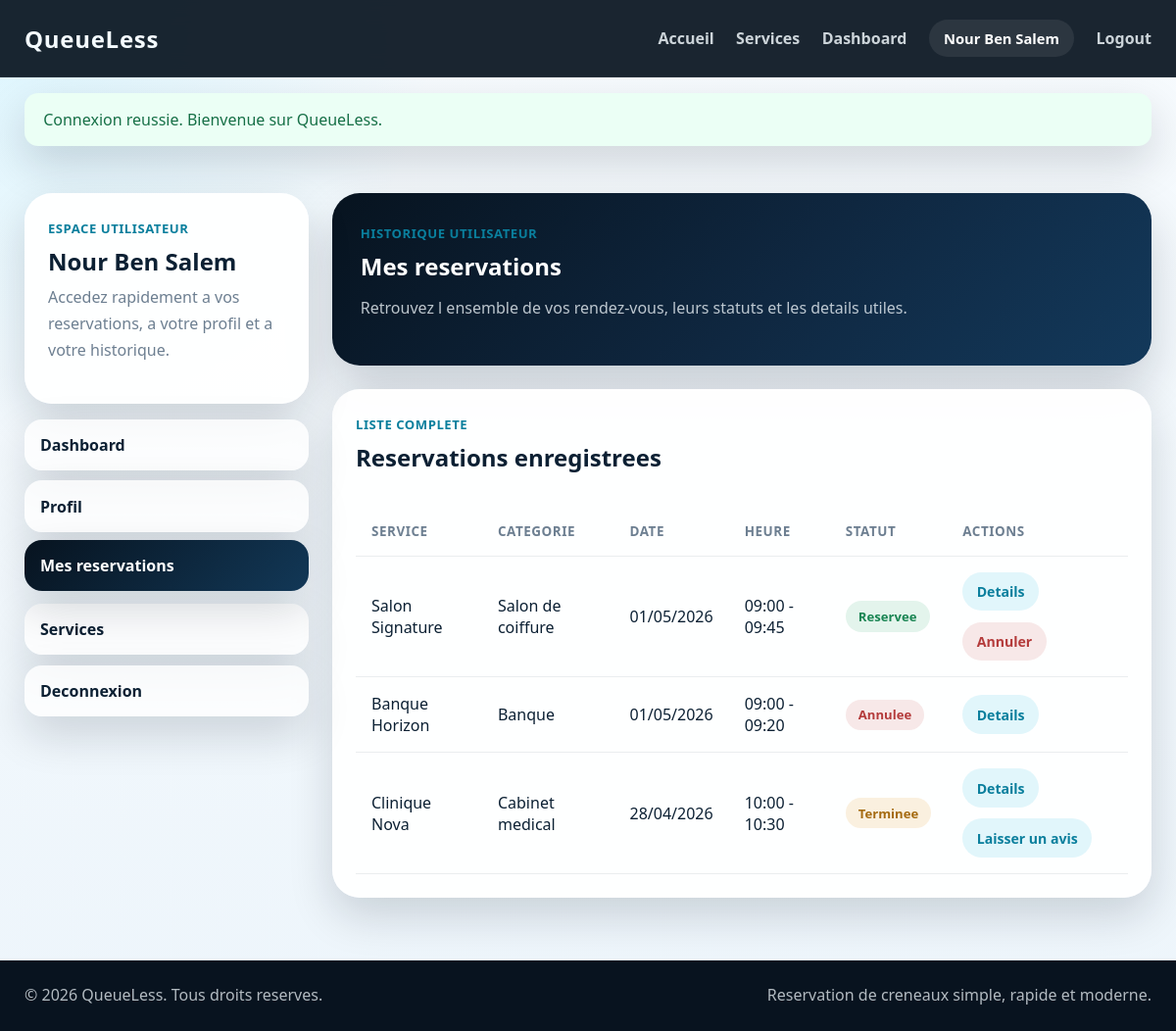
The page /pages/my_reservations.php (signed in) on the database its author committed.
### tables this page shows
CREATE TABLE reservations (
    id INT UNSIGNED AUTO_INCREMENT PRIMARY KEY,
    user_id INT UNSIGNED NOT NULL,
    service_id INT UNSIGNED NOT NULL,
    slot_id INT UNSIGNED NOT NULL,
    statut ENUM('reservee', 'annulee', 'terminee') NOT NULL DEFAULT 'reservee',
    commentaire TEXT DEFAULT NULL,
    date_reservation TIMESTAMP NOT NULL DEFAULT CURRENT_TIMESTAMP,
    INDEX idx_reservations_user (user_id),
    INDEX idx_reservations_service (service_id),
    INDEX idx_reservations_slot (slot_id),
    INDEX idx_reservations_statut (statut),
    CONSTRAINT fk_reservations_user
        FOREIGN KEY (user_id) REFERENCES users(id)
        ON DELETE CASCADE
        ON UPDATE CASCADE,
    CONSTRAINT fk_reservations_service
        FOREIGN KEY (service_id) REFERENCES services(id)
        ON DELETE RESTRICT
        ON UPDATE CASCADE,
    CONSTRAINT fk_reservations_slot
        FOREIGN KEY (slot_id) REFERENCES slots(id)
        ON DELETE RESTRICT
        ON UPDATE CASCADE
);

CREATE TABLE services (
    id INT UNSIGNED AUTO_INCREMENT PRIMARY KEY,
    nom VARCHAR(150) NOT NULL,
    description TEXT NOT NULL,
    categorie VARCHAR(100) NOT NULL,
    adresse VARCHAR(255) NOT NULL,
    image VARCHAR(255) DEFAULT NULL,
    duree_moyenne INT UNSIGNED NOT NULL DEFAULT 30,
    actif TINYINT(1) NOT NULL DEFAULT 1,
    created_at TIMESTAMP NOT NULL DEFAULT CURRENT_TIMESTAMP,
    INDEX idx_services_categorie (categorie),
    INDEX idx_services_actif (actif)
);

CREATE TABLE slots (
    id INT UNSIGNED AUTO_INCREMENT PRIMARY KEY,
    service_id INT UNSIGNED NOT NULL,
    date_slot DATE NOT NULL,
    heure_debut TIME NOT NULL,
    heure_fin TIME NOT NULL,
    disponible TINYINT(1) NOT NULL DEFAULT 1,
    UNIQUE KEY uq_service_slot (service_id, date_slot, heure_debut, heure_fin),
    INDEX idx_slots_service_date (service_id, date_slot),
    INDEX idx_slots_disponible (disponible),
    CONSTRAINT fk_slots_service
        FOREIGN KEY (service_id) REFERENCES services(id)
        ON DELETE CASCADE
        ON UPDATE CASCADE
);

### includes/functions.php (called while the page is built, shortened)
<?php
function e(?string $value): string
{
    return htmlspecialchars((string) $value, ENT_QUOTES, 'UTF-8');
}
function url(string $path = ''): string
{
    $path = ltrim($path, '/');
    return (APP_URL !== '' ? APP_URL : '') . '/' . $path;
}
function format_datetime(?string $value, string $format = 'd/m/Y H:i'): string
{
    try {
        return (new DateTime($value))->format($format);
    } catch (Throwable $exception) {
        return (string) $value;
    }
}
function reservation_status_label(string $status): string
{
    $labels = [
        'reservee' => 'Reservee',
        'annulee' => 'Annulee',
        'terminee' => 'Terminee',
        'disponible' => 'Disponible',
        'occupe' => 'Occupe',
    ];
    return $labels[$status] ?? ucfirst($status);
}
function badge_class_for(string $status): string
{
    $status = strtolower($status);
    if (in_array($status, ['reservee', 'disponible', 'actif', 'success'], true)) {
        return 'status-badge success';
    }
    if (in_array($status, ['annulee', 'inactif', 'danger'], true)) {
        return 'status-badge danger';
    }
    if (in_array($status, ['terminee', 'warning'], true)) {
        return 'status-badge warning';
    }
    return 'status-badge';
}

### pages/my_reservations.php (the view, shortened to what this page needs)
<?php
$user = current_user();
$userId = (int) ($user['id'] ?? 0);
$reservations = [];
try {
    $pdo = getPDO();
    $reservationsStatement = $pdo->prepare(
        'SELECT
            r.id,
            r.statut,
            r.commentaire,
            r.date_reservation,
            r.service_id,
            s.nom AS service_nom,
            s.categorie,
            sl.date_slot,
            sl.heure_debut,
            sl.heure_fin,
            a.id AS review_id,
            CASE
                WHEN r.statut = "reservee" AND TIMESTAMP(sl.date_slot, sl.heure_fin) < NOW() THEN "terminee"
                ELSE r.statut
            END AS display_statut,
            CASE
                WHEN r.statut = "reservee" AND TIMESTAMP(sl.date_slot, sl.heure_debut) >= NOW() THEN 1
                ELSE 0
            END AS can_cancel,
            CASE
                WHEN r.statut IN ("reservee", "terminee") AND TIMESTAMP(sl.date_slot, sl.heure_fin) <= NOW() THEN 1
                ELSE 0
            END AS can_review
        FROM reservations r
        INNER JOIN services s ON s.id = r.service_id
        INNER JOIN slots sl ON sl.id = r.slot_id
        LEFT JOIN avis a ON a.user_id = r.user_id AND a.service_id = r.service_id
        WHERE r.user_id = :user_id
        ORDER BY sl.date_slot DESC, sl.heure_debut DESC'
    );
    $reservationsStatement->execute([
        'user_id' => $userId,
    ]);
    $reservations = $reservationsStatement->fetchAll();
} catch (Throwable $exception) {
    $databaseWarning = 'La base de donnees n est pas encore disponible. Importez le script SQL pour afficher l historique complet.';
}
require_once __DIR__ . '/../includes/header.php';
?>
<section class="dashboard-section">
    <div class="container dashboard-layout">
        <?php include __DIR__ . '/../includes/sidebar_user.php'; ?>
        <div class="dashboard-main">
            <div class="dashboard-hero">
                <span class="dashboard-kicker">Historique utilisateur</span>
                <h1>Mes reservations</h1>
                <p>Retrouvez l ensemble de vos rendez-vous, leurs statuts et les details utiles.</p>
            </div>
            <section class="content-panel">
                <div class="panel-heading">
                    <div>
                        <span class="small-label">Liste complete</span>
                        <h2>Reservations enregistrees</h2>
                    </div>
                </div>
                <?php if ($reservations): ?>
                    <div class="table-wrapper">
                        <table class="data-table">
                            <thead>
                                <tr>
                                    <th>Service</th>
                                    <th>Categorie</th>
                                    <th>Date</th>
                                    <th>Heure</th>
                                    <th>Statut</th>
                                    <th>Actions</th>
                                </tr>
                            </thead>
                            <tbody>
                                <?php foreach ($reservations as $reservation): ?>
                                    <tr>
                                        <td><?= e((string) $reservation['service_nom']); ?></td>
                                        <td><?= e((string) $reservation['categorie']); ?></td>
                                        <td><?= e(format_datetime((string) $reservation['date_slot'], 'd/m/Y')); ?></td>
                                        <td><?= e(substr((string) $reservation['heure_debut'], 0, 5)); ?> - <?= e(substr((string) $reservation['heure_fin'], 0, 5)); ?></td>
                                        <td>
                                            <span class="<?= e(badge_class_for((string) $reservation['display_statut'])); ?>">
                                                <?= e(reservation_status_label((string) $reservation['display_statut'])); ?>
                                            </span>
                                        </td>
                                        <td>
                                            <div class="table-actions">
                                                <a class="table-link" href="<?= url('pages/service_details.php?id=' . (int) ($reservation['service_id'] ?? 0)); ?>">
                                                    Details
                                                </a>
                                                <?php if ((int) ($reservation['can_cancel'] ?? 0) === 1): ?>
                                                    <form method="POST" action="<?= url('actions/cancel_reservation.php'); ?>">
                                                        <button
                                                            class="table-button danger"
                                                            type="submit"
                                                            data-confirm="Voulez-vous vraiment annuler cette reservation ?"
                                                        >
                                                            Annuler
                                                        </button>
                                                    </form>
                                                <?php endif; ?>
                                                <?php if ((int) ($reservation['can_review'] ?? 0) === 1): ?>
                                                    <a class="table-link" href="<?= url('pages/add_review.php?reservation_id=' . (int) ($reservation['id'] ?? 0)); ?>">
                                                        <?= (int) ($reservation['review_id'] ?? 0) > 0 ? 'Modifier avis' : 'Laisser un avis'; ?>
                                                    </a>
                                                <?php endif; ?>
                                            </div>
                                        </td>
                                    </tr>
                                <?php endforeach; ?>
                            </tbody>
                        </table>
                    </div>
                <?php else: ?>
                    <div class="empty-panel">
                        <p>Vous n avez pas encore de reservations enregistrees.</p>
                    </div>
                <?php endif; ?>
            </section>
        </div>
    </div>
</section>
<?php require_once __DIR__ . '/../includes/footer.php'; ?>

### assets/css/style.css (style rules this page uses)
:root { --bg-dark: #07131f; --bg-dark-soft: #0d1c2c; --bg-light: #f4f9fc; --surface: rgba(255, 255, 255, 0.08); --surface-solid: #ffffff; --text-main: #0c2033; --text-light: #f4fbff; --text-muted: #6d7f91; --primary: #10b7d8; --primary-dark: #0a7f9d; --accent: #4fd8ff; --border: rgba(255, 255, 255, 0.12); --shadow: 0 18px 45px rgba(6, 18, 32, 0.16); --radius-lg: 28px; --radius-md: 20px; --radius-sm: 14px; --transition: 0.25s ease; }
* { box-sizing: border-box; }
html { scroll-behavior: smooth; }
body { margin: 0; font-family: "Segoe UI", Tahoma, Geneva, Verdana, sans-serif; color: var(--text-main); background: radial-gradient(circle at top left, rgba(79, 216, 255, 0.16), transparent 28%), linear-gradient(180deg, #f7fbfe 0%, #edf5fb 100%); }
a { color: inherit; text-decoration: none; }
button { font: inherit; }
h1, h2, h3 { margin-top: 0; margin-bottom: 1rem; line-height: 1.1; }
p { margin-top: 0; margin-bottom: 1rem; color: var(--text-muted); line-height: 1.7; }
.container { width: min(1150px, calc(100% - 2rem)); margin: 0 auto; }
.status-badge { display: inline-flex; align-items: center; justify-content: center; width: fit-content; padding: 0.42rem 0.82rem; border-radius: 999px; background: rgba(16, 183, 216, 0.12); color: var(--primary-dark); font-size: 0.82rem; font-weight: 700; }
.content-panel { padding: 1.5rem; border-radius: var(--radius-lg); background: rgba(255, 255, 255, 0.96); box-shadow: var(--shadow); }
.panel-heading { display: flex; justify-content: space-between; align-items: flex-start; gap: 1rem; margin-bottom: 1.25rem; }
.small-label { display: inline-block; margin-bottom: 0.75rem; font-size: 0.82rem; font-weight: 700; letter-spacing: 0.04em; text-transform: uppercase; color: var(--primary-dark); }

### assets/css/dashboard.css (style rules this page uses)
.dashboard-section { padding: 3rem 0 4rem; }
.dashboard-layout { display: grid; grid-template-columns: 290px minmax(0, 1fr); gap: 1.5rem; align-items: start; }
.sidebar-panel, .content-panel, .stat-panel, .detail-card { background: rgba(255, 255, 255, 0.96); border-radius: var(--radius-lg); box-shadow: var(--shadow); }
.sidebar-label, .small-label, .dashboard-kicker { display: inline-block; margin-bottom: 0.75rem; font-size: 0.82rem; font-weight: 700; letter-spacing: 0.04em; text-transform: uppercase; color: var(--primary-dark); }
.dashboard-main { display: grid; gap: 1.5rem; }
.dashboard-hero { padding: 1.8rem; border-radius: var(--radius-lg); background: linear-gradient(135deg, #07131f 0%, #0f2740 54%, #13395b 100%); color: #ffffff; box-shadow: 0 24px 50px rgba(7, 19, 31, 0.18); }
.dashboard-hero p { max-width: 720px; color: rgba(244, 251, 255, 0.76); }
.content-panel { padding: 1.5rem; }
.panel-heading { display: flex; justify-content: space-between; align-items: flex-start; gap: 1rem; margin-bottom: 1.25rem; }
.table-wrapper { overflow-x: auto; }
.data-table { width: 100%; min-width: 720px; border-collapse: collapse; }
.data-table th, .data-table td { padding: 1rem; border-bottom: 1px solid rgba(12, 32, 51, 0.08); text-align: left; }
.data-table th { color: var(--text-muted); font-size: 0.84rem; text-transform: uppercase; letter-spacing: 0.04em; }
.table-actions { display: flex; align-items: center; gap: 0.7rem; flex-wrap: wrap; }
.table-link, .table-button { display: inline-flex; align-items: center; justify-content: center; padding: 0.65rem 0.9rem; border-radius: 999px; font-size: 0.88rem; font-weight: 700; }
.table-link { background: rgba(16, 183, 216, 0.12); color: var(--primary-dark); }
.table-button { border: 0; cursor: pointer; background: rgba(12, 32, 51, 0.08); color: var(--text-main); }
.table-button.danger { background: rgba(196, 64, 64, 0.12); color: #b43b3b; }
.status-badge { display: inline-flex; align-items: center; justify-content: center; padding: 0.42rem 0.82rem; border-radius: 999px; font-size: 0.82rem; font-weight: 700; }
.status-badge.success { background: rgba(38, 161, 97, 0.12); color: #198553; }
.status-badge.danger { background: rgba(196, 64, 64, 0.12); color: #b43b3b; }
.status-badge.warning { background: rgba(226, 164, 55, 0.16); color: #a56b11; }

### rows shown on the page
reservations: service.nom "Salon Signature", service.categorie "Salon de coiffure", slot.date_slot "01/05/2026", slot.heure_debut "09:00", slot.heure_fin "09:45", display_statut "Reservee"
reservations: service.nom "Banque Horizon", service.categorie "Banque", slot.date_slot "01/05/2026", slot.heure_debut "09:00", slot.heure_fin "09:20", display_statut "Annulee"
reservations: service.nom "Clinique Nova", service.categorie "Cabinet medical", slot.date_slot "28/04/2026", slot.heure_debut "10:00", slot.heure_fin "10:30", display_statut "Terminee", shows "Laisser un avis"

### other values the page prints
$flashMessage['message'] "Connexion reussie. Bienvenue sur QueueLess."
$displayName !== '' ? $displayName : 'Utilisateur QueueLess' "Nour Ben Salem"
